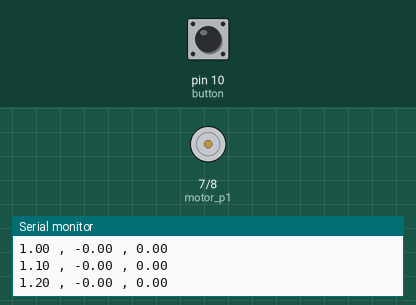
A sketch run on a simulated Arduino Uno, built with avr-gcc and run on an emulated ATmega328P. Shown: motor-driver pin pairs drawn as motors (green arrow = first pin HIGH = forward, orange = second pin HIGH = backward, longer = more drive, scaled by the enable pin), the last lines printed to the serial monitor. The inputs (shaded band) are chosen by the test bench; at power-on: pin 10 (button) LOW.

Above: at 1.2 s.
1.3 s: pin 10 (button) pulled HIGH for 0.15 s
2.9 s: pin 10 (button) pulled HIGH for 1 s
At 3.2 s:
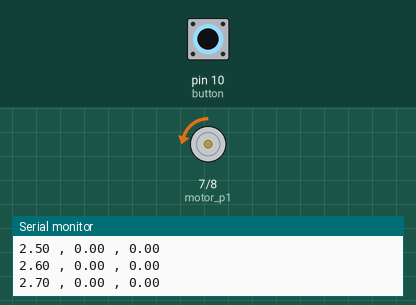
5.4 s: pin 10 (button) pulled HIGH for 0.15 s
At 6.3 s:
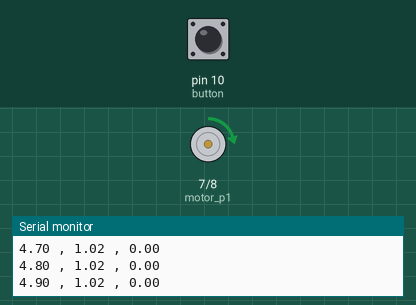
7.0 s: pin 10 (button) pulsed HIGH 5 times (0.12 s each, 0.3 s apart)
At 9.6 s:
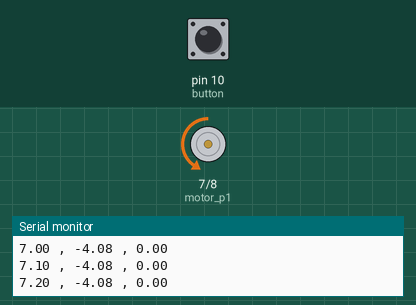
10.0 s: pin 10 (button) pulsed HIGH 5 times (0.12 s each, 0.3 s apart)
At 11.9 s:
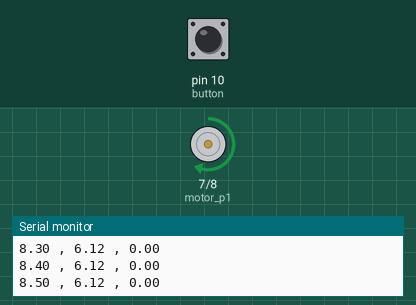
Timing chart, 0 to 13.4 s (numbered marks = the images above; inputs shaded):
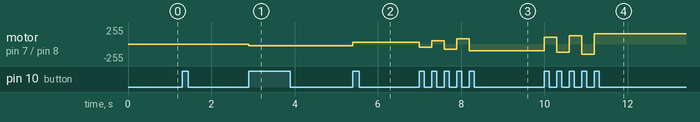

The sketch:

sketch_dec23a.ino
```cpp
#define pin1 18
#define pin2 19
#define theta0_ppr 500

#define motor_pwm 6
#define motor_p1  7
#define motor_p2  8

#define button 10
#define VOLTAGE 10.2


volatile int counter = 0 ; //This variable will increase or decrease depending on the rotation of encoder
int prev_count = 0 , start_time=0,current_time = 0  ;
float my_speed = 0,elapsed_time = 0.0,speed_controller=0,PWM,voltage;
bool motor_direction = 0;
char speed_counter=0;

void setup()
{
  pinMode(motor_pwm,OUTPUT);
  pinMode(motor_p1,OUTPUT);
  pinMode(motor_p2,OUTPUT);

  pinMode(button,INPUT);


  Serial.begin (9600);
  //Setting up interrupt
  //A rising pulse from encodenren activated ai0(). AttachInterrupt 0 is DigitalPin nr 2 on moustArduino.
  pinMode(pin1,INPUT_PULLUP);
  pinMode(pin2,INPUT_PULLUP);

  attachInterrupt(digitalPinToInterrupt(pin1), intr1, RISING);
  attachInterrupt(digitalPinToInterrupt(pin2), intr2, RISING);
  start_time = millis();

}

void loop()
{
  current_time = millis();


  if ((current_time - start_time) % 100 ==0)
  {
    elapsed_time+=0.1;
    my_speed = ( (long)counter*60*10/ (2*theta0_ppr)) ;


  Serial.print(elapsed_time);
  Serial.print(" , ");
  if (!motor_direction) Serial.print("-");
  Serial.print(voltage);
  Serial.print(" , ");
  Serial.println(my_speed);
  //Serial.print(" , ");
  //Serial.println(counter);
  counter =0;
  }

  if (digitalRead(button) == 1)
  {
    motor_direction = !motor_direction;
    digitalWrite(motor_p1,motor_direction);
    digitalWrite(motor_p2,!motor_direction);
    motor_direction *= -1;

    speed_counter ++;
    if (speed_counter %2 ==0)
    {
      speed_controller +=0.1 ;
    }
    PWM = 255*speed_controller;
    analogWrite(motor_pwm,PWM);
    voltage= VOLTAGE * speed_controller;
    while (digitalRead(button) == 1);
  }


}
void intr1() {
  // ai0 is activated if DigitalPin nr 2 is going from LOW to HIGH
  // Check pin 3 to determine the direction
  if(digitalRead(pin2)==LOW)
  {
    counter ++;
  }

  else
  {
    counter --;
  }
}
void intr2()
{
  // ai0 is activated if DigitalPin nr 3 is going from LOW to HIGH
  // Check with pin 2 to determine the direction
  if(digitalRead(pin1)==LOW)
  {
    counter --;
  }

  else
  {
    counter ++;
  }
}
```

Measured:
- after the input at 2.9 s, motor on pin 7 (motor_p1) / pin 8 (motor_p2): stopped → backward 25/255 at once
- after the input at 5.4 s, motor on pin 7 (motor_p1) / pin 8 (motor_p2): backward 25/255 → forward 25/255 at once
- after the input at 7.0 s, motor on pin 7 (motor_p1) / pin 8 (motor_p2): forward 25/255 → backward 51/255 at once, → forward 51/255 0.30 s later, → backward 76/255 0.30 s later, → forward 76/255 0.30 s later, … (5 changes in this stretch)
- after the input at 10.0 s, motor on pin 7 (motor_p1) / pin 8 (motor_p2): backward 102/255 → forward 102/255 at once, → backward 127/255 0.30 s later, → forward 127/255 0.30 s later, → backward 153/255 0.30 s later, … (5 changes in this stretch)
